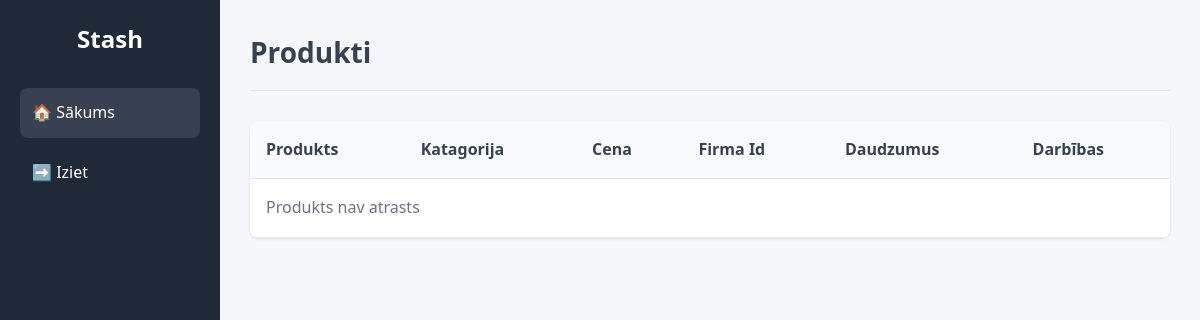
The app's page /, older data.
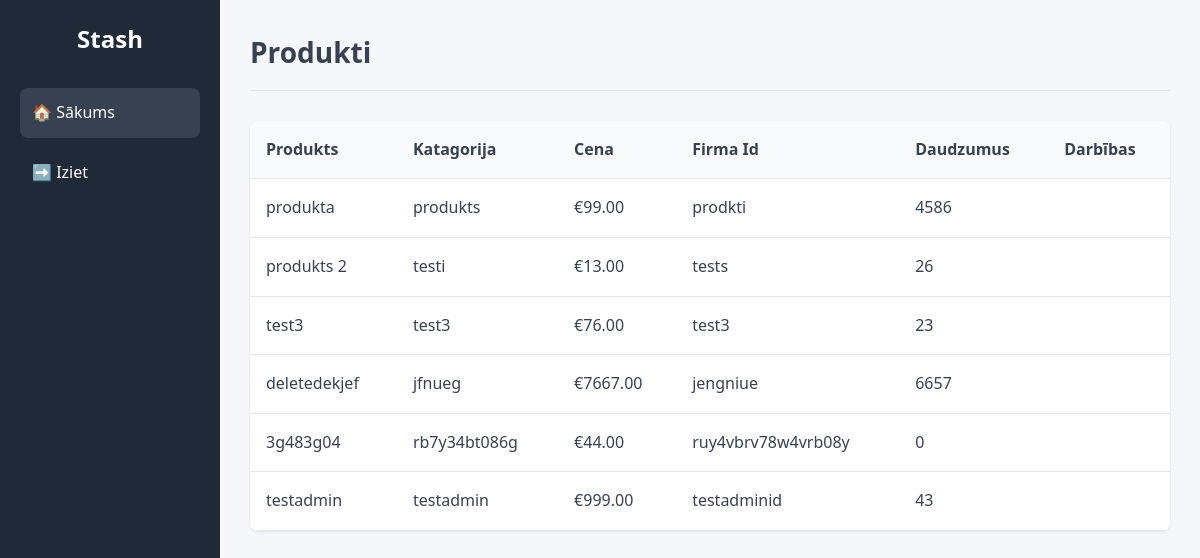
The same page, newer data.
### tables this page shows
CREATE TABLE `products` (
  `id` int(11) NOT NULL,
  `name` varchar(255) NOT NULL,
  `description` text DEFAULT NULL,
  `category` varchar(100) NOT NULL,
  `company_id` varchar(100) DEFAULT NULL,
  `quantity` int(11) NOT NULL DEFAULT 0,
  `price` decimal(10,2) NOT NULL DEFAULT 0.00,
  `user_id` int(11) DEFAULT NULL,
  `created_at` timestamp NOT NULL DEFAULT current_timestamp(),
  `updated_at` timestamp NOT NULL DEFAULT current_timestamp() ON UPDATE current_timestamp()
);

### index.php (the view, shortened to what this page needs)
<?php
include 'db.php';
$filter = isset($_GET['category']) ? $_GET['category'] : null;
if ($filter) {
    $stmt = $conn->prepare("
        SELECT p.*, u.username
        FROM products p
        LEFT JOIN users u ON p.user_id = u.id
        WHERE p.category = ?
    ");
    $stmt->bind_param("s", $filter);
    $stmt->execute();
    $products = $stmt->get_result()->fetch_all(MYSQLI_ASSOC);
} else {
    $result = $conn->query("
        SELECT p.*, u.username
        FROM products p
        LEFT JOIN users u ON p.user_id = u.id
    ");
    $products = $result->fetch_all(MYSQLI_ASSOC);
}
?>
<!DOCTYPE html>
<html lang="en">
<head>
    <link rel="stylesheet" href="style.css">
</head>
<body>
<div class="wrapper">
    <aside class="sidebar">
        <h1 class="logo">Stash</h1>
        <nav class="menu">
            <a href="index.php" class="menu-item active">🏠 Sākums</a>
            <a href="logout.php" class="menu-item">➡️ Iziet</a>
        </nav>
    </aside>
    <main class="content">
        <header class="page-header">
            <h2>Produkti</h2>
        </header>
        <section class="table-section">
            <table class="product-table">
                <thead>
                    <tr>
                        <th>Produkts</th>
                        <th>Katagorija</th>
                        <th>Cena</th>
                        <th>Firma Id</th>
                        <th>Daudzumus</th>
                        <th>Darbības</th>
                    </tr>
                </thead>
                <tbody>
                    <?php if (!empty($products)): ?>
                        <?php foreach ($products as $product): ?>
                            <tr>
                                <td><?= htmlspecialchars($product['name']) ?></td>
                                <td><?= htmlspecialchars($product['category']) ?></td>
                                <td>&euro;<?= htmlspecialchars($product['price']) ?></td>
                                <td><?= htmlspecialchars($product['company_id']) ?></td>
                                <td><?= htmlspecialchars($product['quantity']) ?></td>
                                <td>
                                </td>
                            </tr>
                        <?php endforeach; ?>
                    <?php else: ?>
                        <tr><td colspan="6" class="no-products">Produkts nav atrasts</td></tr>
                    <?php endif; ?>
                </tbody>
            </table>
        </section>
    </main>
</div>
</body>
</html>

### style.css (style rules this page uses)
* { margin: 0; padding: 0; box-sizing: border-box; }
:root { --primary-color: #1f2937; --secondary-color: #374151; --accent-color: #3b82f6; --success-color: #10b981; --danger-color: #ef4444; --warning-color: #f59e0b; --text-color: #374151; --text-light: #6b7280; --background-color: #f5f7fa; --card-background: #ffffff; --border-radius: 8px; --transition: all 0.3s ease; }
body { font-family: 'Segoe UI', Tahoma, Geneva, Verdana, sans-serif; background-color: var(--background-color); color: var(--text-color); line-height: 1.6; }
.wrapper { display: flex; min-height: 100vh; }
.sidebar { width: 220px; background-color: var(--primary-color); color: white; padding: 20px; position: fixed; height: 100vh; overflow-y: auto; }
.logo { font-size: 24px; margin-bottom: 30px; text-align: center; font-weight: bold; }
.menu { display: flex; flex-direction: column; gap: 10px; }
.menu-item { color: white; text-decoration: none; padding: 12px; border-radius: var(--border-radius); transition: var(--transition); display: flex; align-items: center; gap: 10px; }
.menu-item:hover, .menu-item.active { background-color: var(--secondary-color); }
.content { flex-grow: 1; padding: 30px; margin-left: 220px; overflow-y: auto; }
.page-header { margin-bottom: 30px; padding-bottom: 15px; border-bottom: 1px solid #e5e7eb; }
.page-header h2 { font-size: 28px; color: var(--text-color); }
.table-section { background: var(--card-background); border-radius: var(--border-radius); box-shadow: 0 1px 3px rgba(0,0,0,0.1); overflow: hidden; margin-bottom: 30px; }
.product-table, .user-table { width: 100%; border-collapse: collapse; }
.product-table th, .product-table td, .user-table th, .user-table td { padding: 16px; text-align: left; border-bottom: 1px solid #e5e7eb; }
.product-table th, .user-table th { background-color: #f9fafb; font-weight: 600; color: var(--text-color); }
.no-products, .no-users { text-align: center; padding: 40px; color: var(--text-light); }

Row changes from the older to the newer data that the page shows:
added products: name "produkta", category "produkts", price "99.00", company "prodkti", quantity "4586"
added products: name "produkts 2", category "testi", price "13.00", company "tests", quantity "26"
added products: name "test3", category "test3", price "76.00", company "test3", quantity "23"
added products: name "deletedekjef", category "jfnueg", price "7667.00", company "jengniue", quantity "6657"
added products: name "3g483g04", category "rb7y34bt086g", price "44.00", company "ruy4vbrv78w4vrb08y", quantity "0"
added products: name "testadmin", category "testadmin", price "999.00", company "testadminid", quantity "43"
Text that changed along with them:
text no longer shown: "Produkts nav atrasts"
